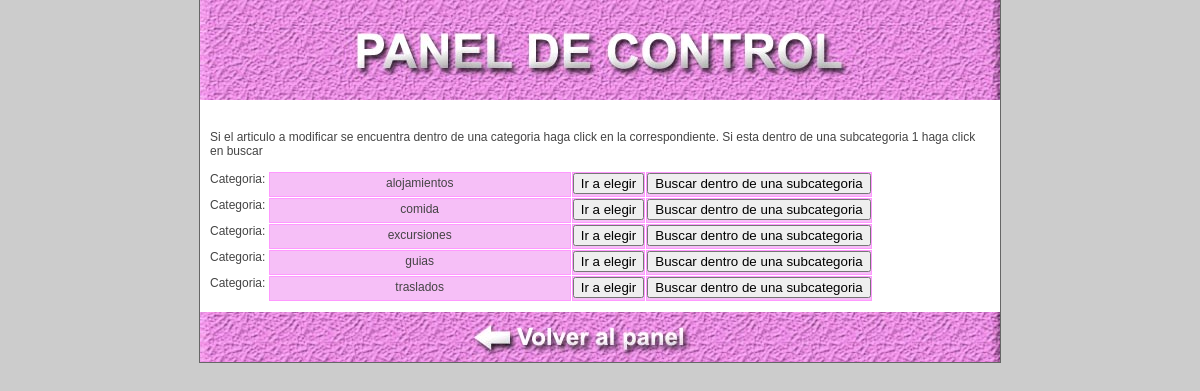
/utilidades/modifica_articulo1.php (signed in), run on the app's committed database.
### tables this page shows
CREATE TABLE IF NOT EXISTS `categoria` (
  `clave` smallint(4) unsigned NOT NULL auto_increment,
  `nombre_categoria` char(100) default NULL,
  `foto_categoria` char(100) default NULL,
  `texto_categoria` text,
  `publica_categoria` char(3) default NULL,
  `ubicacion_categoria` tinyint(3) unsigned default NULL,
  PRIMARY KEY  (`clave`),
  KEY `clave` (`clave`,`nombre_categoria`,`foto_categoria`)
);

### utilidades/modifica_articulo1.php (the view, shortened to what this page needs)
<!DOCTYPE html>
<html xmlns="http://www.w3.org/1999/xhtml">
<head lang="es">
<link href="hoja.css" type="text/css" rel="stylesheet">
</head>
<body>
         <div class="global" >
<div style="width:800px;height:100px;background-image:url(imagenes/encabezado.jpg);margin-bottom:20px"></div>
<div style="padding:10px">
<?php
$clave_articulo = $_GET["clave_articulo"];
if($_GET[categoria]=="" && $_GET[sub1]=="" && $_GET["sub2"]==""){
echo "<div style='display:block'>";
}else{
echo "<div style='display:none'>";
}
$sql = mysql_query("select * from categoria order by nombre_categoria asc");
$cta_sql = mysql_num_rows($sql);
echo "Si el articulo a modificar se encuentra dentro de una categoria haga click en la correspondiente. Si esta dentro de una subcategoria 1 haga click en buscar<br><br>";
for($c=1;$c<=$cta_sql;$c++){
$lee_sql = mysql_fetch_assoc($sql);
echo "<div style='float:left'>";
echo "Categoria:&nbsp;";
echo "</div>";
echo "<div style='width:300px;height:23px' class='recuadro'>";
echo " ".$lee_sql["nombre_categoria"];
echo "</div>";
echo "<div style='height:23px' class='recuadro'>";
echo "<input type='button' value='Ir a elegir' onclick=location.href='modifica_articulo.php?categoria=$lee_sql[clave]&clave_articulo=$clave_articulo&sub1=&sub2='>";
echo "</div>";
echo "<div style='height:23px' class='recuadro'>";
echo "<input type='button' value='Buscar dentro de una subcategoria' onclick=location.href='modifica_articulo1.php?categoria=$lee_sql[clave]&clave_articulo=$clave_articulo'>";
echo "</div>";
}
echo "</div>";
?>
</div>
<div style="width:800px;height:50px;background-image:url(imagenes/volver.jpg);margin-bottom:0px;cursor:pointer" onclick="location.href='panel.php'"></div>
       </div>
</body>
</html>

### utilidades/hoja.css (style rules this page uses)
body { margin-left:0px; margin-right:0px; margin-bottom:0px; margin-top:0px; background-color:#FF99FF; font-family:arial; background-color:#cccccc; font-size:12px; color:#444444; }
.global { width:800px; margin: 0px auto; background-color:#FFFFFF; border-right-width: 1px; border-bottom-width: 1px; border-left-width: 1px; border-right-style: solid; border-bottom-style: solid; border-left-style: solid; border-top-color: #666666; border-right-color: #666666; border-bottom-color: #666666; border-left-color: #666666; }
.recuadro { float:left; text-align:center; height:20px; line-height:20px; border: 1px solid #FF99FF; margin-right:1px; margin-bottom:1px; background-color:#F6BFF7 }

### data on the page
categoria: nombre_categoria "alojamientos"
categoria: nombre_categoria "comida"
categoria: nombre_categoria "excursiones"
categoria: nombre_categoria "guias"
categoria: nombre_categoria "traslados"
